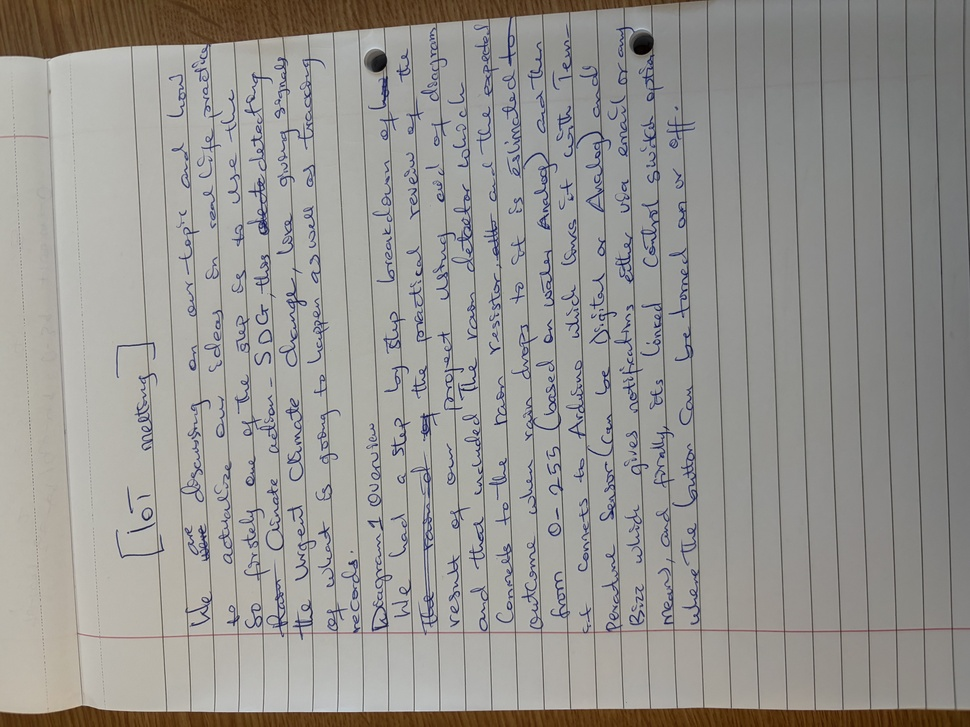
#> input picture IMG_1179.jpeg, 970 x 727 px, shrunk from 5712 x 4284 before the run
$ python png_to_icon.py ../IMG_1179.jpeg
#> lines starting #> are read from the running program, lines starting #| are printed output that depends on the picture
#!/usr/bin/env python3
"""
Convert a PNG to a Rust 1bpp icon const for the EPD display.

Usage:
    python3 tools/png_to_icon.py icon.png [NAME] [--threshold 128]

The image is converted to grayscale, then thresholded: pixels darker than
--threshold become black (1), lighter become white (0).

Requirements:
    pip install Pillow
"""

import sys
import argparse
from pathlib import Path

try:
    from PIL import Image
except ImportError:
    print("Install Pillow first:  pip install Pillow")
    sys.exit(1)


def main():
    parser = argparse.ArgumentParser()
    parser.add_argument("image", help="Path to PNG file")
    parser.add_argument("name", nargs="?", help="Const name (default: filename stem)")
    parser.add_argument("--threshold", type=int, default=128,
                        help="Pixels darker than this → black (default 128)")
    args = parser.parse_args()

    path = Path(args.image)
    name = (args.name or path.stem).upper().replace("-", "_")

    src = Image.open(path)
#> src is the input picture: PIL image 970x727 RGB; mean R, G, B 151.4, 149.4, 145.3
    if src.mode in ("RGBA", "LA") or (src.mode == "P" and "transparency" in src.info):
        bg = Image.new("RGBA", src.size, (255, 255, 255, 255))
        bg.paste(src.convert("RGBA"), mask=src.convert("RGBA").split()[3])
        img = bg.convert("L")
    else:
        img = src.convert("L")  # grayscale
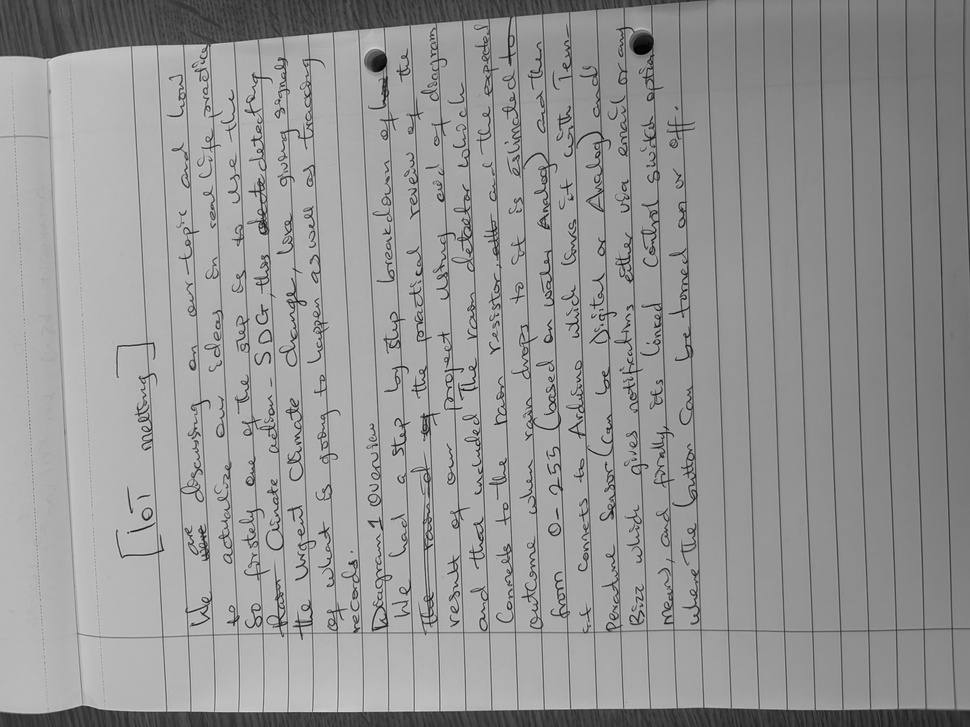
#> img: PIL image 970x727 L; min 0, max 220, mean 149.5
    w, h = img.size
#> w = 970; h = 727
    pixels = [img.getpixel((x, y)) for y in range(h) for x in range(w)]
#> pixels = 705190 items

    bytes_per_row = (w + 7) // 8
#> bytes_per_row = 122
    rows = []
    for row in range(h):
        row_bytes = []
        for byte_idx in range(bytes_per_row):
            byte = 0
            for bit in range(8):
                col = byte_idx * 8 + bit
                if col < w:
                    px = pixels[row * w + col]
                    if px < args.threshold:
                        byte |= (1 << (7 - bit))  # MSB = leftmost
            row_bytes.append(byte)
        rows.append(row_bytes)
#> after the loop, rows = 727 items

    total_bytes = bytes_per_row * h
#> total_bytes = 88694

    print(f"pub const {name}_W: u16 = {w};")
#| pub const IMG_1179_W: u16 = 970;
    print(f"pub const {name}_H: u16 = {h};")
#| pub const IMG_1179_H: u16 = 727;
    print(f"pub const {name}: [u8; {total_bytes}] = [")
#| pub const IMG_1179: [u8; 88694] = [
    for r, row_bytes in enumerate(rows):
        hex_vals = ", ".join(f"0x{b:02X}" for b in row_bytes)
        print(f"    {hex_vals},  // {r:2d}")
#> this loop made 727 passes
#> (printed output is left out)
    print("];")


if __name__ == "__main__":
    main()

$ run again, on Rasberry Pi First Attempt.jpeg
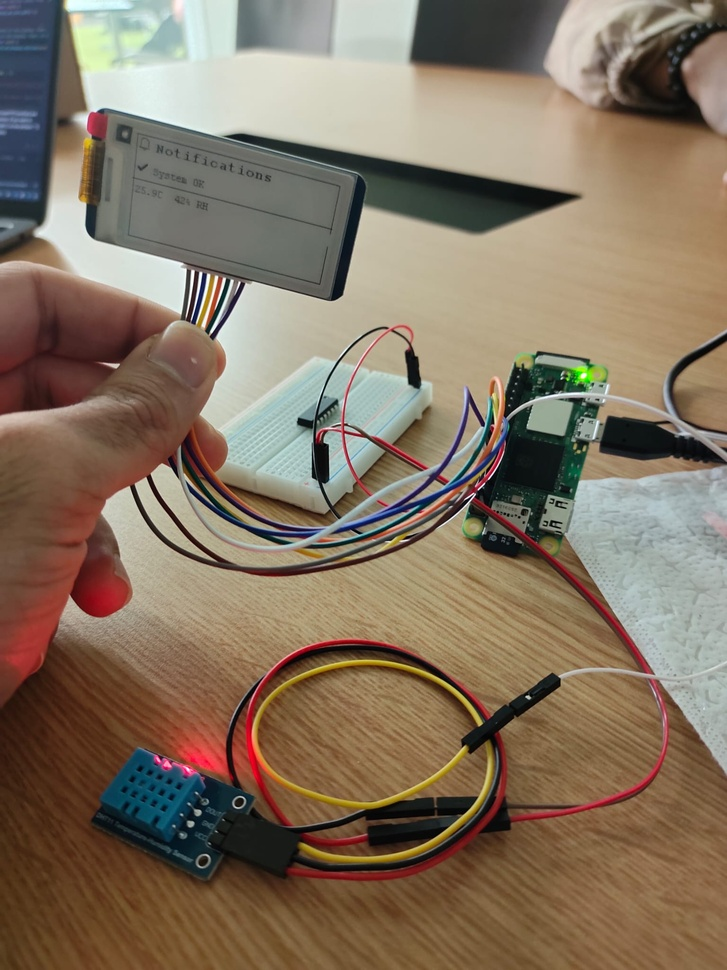
#> input picture Rasberry Pi First Attempt.jpeg, 727 x 970 px, shrunk from 1536 x 2048 before the run
#> in main, src is the input picture: PIL image 727x970 RGB; mean R, G, B 132.2, 115.7, 97
#> in main, `img = src.convert("L")`:
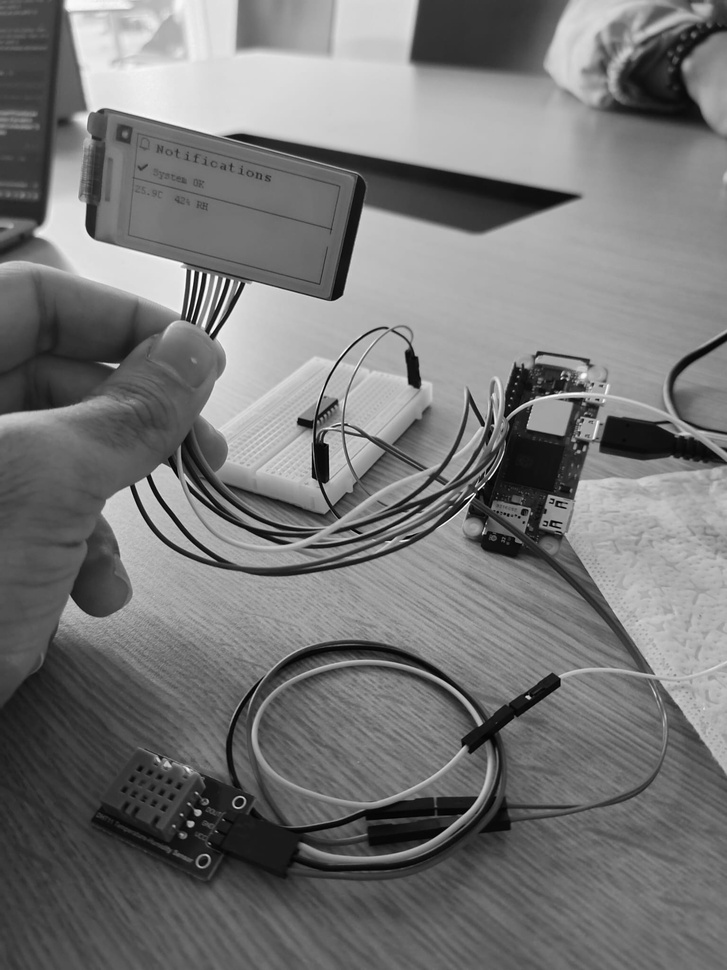
#> img: PIL image 727x970 L; min 0, max 255, mean 118.5
#> pixels = 705190 items
#> after the loop in main, `for row in range(h):`: rows = 970 items
#| pub const RASBERRY PI FIRST ATTEMPT_W: u16 = 727;
#| pub const RASBERRY PI FIRST ATTEMPT_H: u16 = 970;
#| pub const RASBERRY PI FIRST ATTEMPT: [u8; 88270] = [
#> the loop in main, `for r, row_bytes in enumerate(rows):` made 970 passes
#> (printed output is left out)
